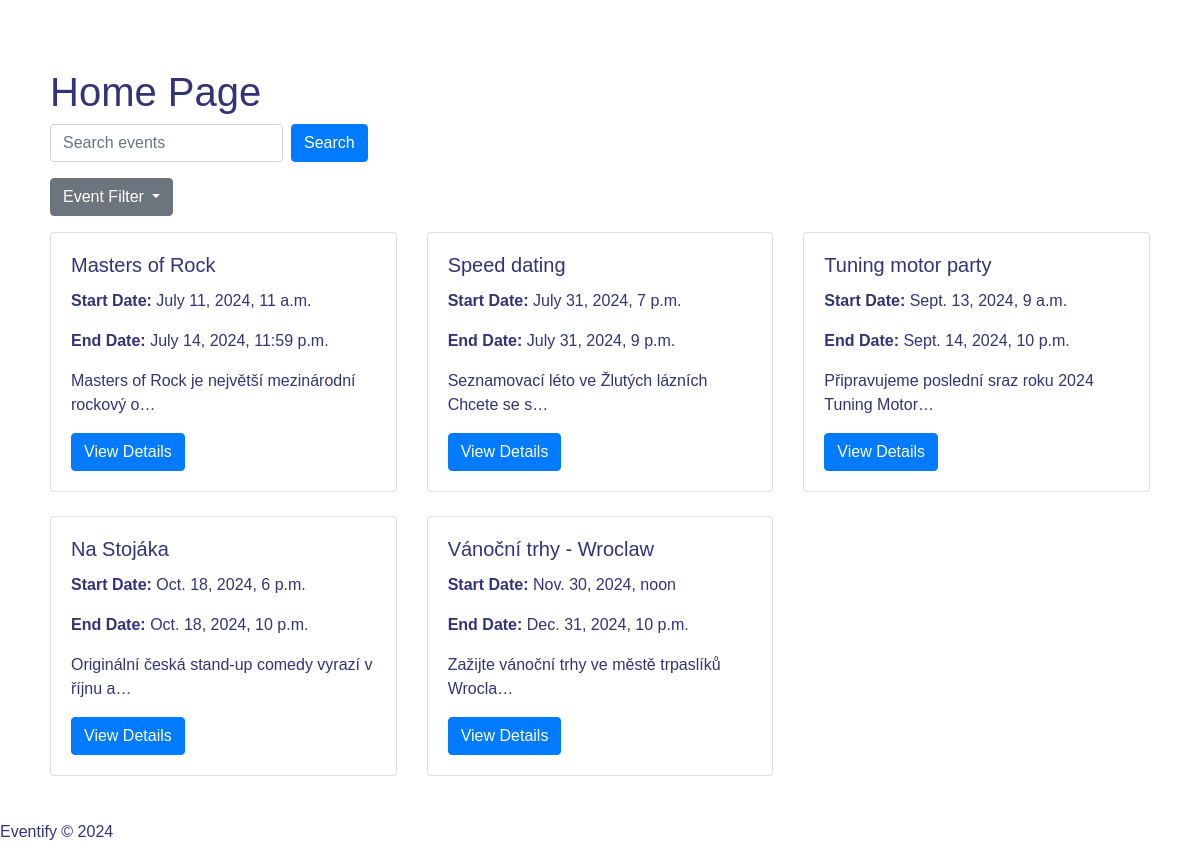
The page /events/future/ on the database its author committed.
### viewer/models.py (models this page shows, shortened)
class Event(models.Model):
    title = models.CharField(
        max_length=100,
        validators=[MinLengthValidator(20)]  # Opraveno: použití validátoru pro minimální délku
    )
    start_date = models.DateTimeField()
    end_date = models.DateTimeField()
    description = models.TextField()
    created_by = models.ForeignKey(User, on_delete=models.CASCADE, related_name='events')
    type = models.CharField(max_length=50)
    price = models.DecimalField(max_digits=10, decimal_places=2)
    location = models.CharField(max_length=200, null=True, blank=True)
    region = models.CharField(max_length=40, choices=REGION_CHOICES, default='')

### viewer/views.py (the view)
# urls.py: path('events/<str:filter_type>/', filtered_events, name='filtered_events'),
def filtered_events(request, filter_type):
    today = timezone.now().date()
    if filter_type == 'past':
        events = Event.objects.filter(end_date__lt=today).order_by('-start_date')
    elif filter_type == 'ongoing':
        events = Event.objects.filter(start_date__lte=today, end_date__gte=today).order_by('-start_date')
    elif filter_type == 'future':
        events = Event.objects.filter(start_date__gt=today).order_by('start_date')
    else:
        events = Event.objects.all().order_by('-start_date')
    context = {
        'events': events,
    }
    return render(request, 'home.html', context)

### viewer/templates/home.html (shortened to what this page needs)
<!DOCTYPE html>
{% load static %}
<html lang="en">
<head>
    <link rel="stylesheet" href="https://stackpath.bootstrapcdn.com/bootstrap/4.2.1/css/bootstrap.min.css"
>
    <link rel="stylesheet" href="{% static 'viewer/style.css' %}">
</head>
<body>
    <div class="container mt-5">
        <h1>Home Page</h1>
        <form action="{% url 'search_events' %}" method="get" class="form-inline mb-3">
            <div class="form-group mr-2">
                <input type="text" class="form-control" name="search_query" placeholder="Search events">
            </div>
            <button type="submit" class="btn btn-primary">Search</button>
        </form>
        <div class="dropdown mb-3">
            <button class="btn btn-secondary dropdown-toggle" type="button" id="eventFilterDropdown" data-toggle="dropdown" aria-haspopup="true" aria-expanded="false">
                Event Filter
            </button>
        </div>
        <div class="row">
            {% for event in events %}
            <div class="col-md-4 mb-4">
                <div class="card">
                    <div class="card-body">
                        <h5 class="card-title">{{ event.title }}</h5>
                        <p class="card-text"><strong>Start Date:</strong> {{ event.start_date }}</p>
                        <p class="card-text"><strong>End Date:</strong> {{ event.end_date }}</p>
                        <p class="card-text">{{ event.description | truncatechars:50 }}</p>
                        <a href="{% url 'event_detail' event.id %}" class="btn btn-primary">View Details</a>
                    </div>
                </div>
            </div>
            {% empty %}
            <p>No events available.</p>
            {% endfor %}
        </div>
    </div>
    {% include 'footer.html' %}
</body>
</html>

### viewer/static/viewer/style.css (style rules this page uses)
body { background-image: url('background.jpg'); background-size: cover; background-repeat: no-repeat; background-attachment: fixed; font-family: 'Arial', sans-serif; color: #337; }
.container { background: rgba(255, 255, 255, 0.8); padding: 20px; border-radius: 10px; margin-top: 30px; }

### rows shown on the page
Event: title "Masters of Rock", start_date "July 11, 2024, 11 a.m.", end_date "July 14, 2024, 11:59 p.m.", description "Masters of Rock je největší mezinárodní rockový o…"
Event: title "Speed dating", start_date "July 31, 2024, 7 p.m.", end_date "July 31, 2024, 9 p.m.", description "Seznamovací léto ve Žlutých lázních Chcete se s…"
Event: title "Tuning motor party", start_date "Sept. 13, 2024, 9 a.m.", end_date "Sept. 14, 2024, 10 p.m.", description "Připravujeme poslední sraz roku 2024 Tuning Motor…"
Event: title "Na Stojáka", start_date "Oct. 18, 2024, 6 p.m.", end_date "Oct. 18, 2024, 10 p.m.", description "Originální česká stand-up comedy vyrazí v říjnu a…"
Event: title "Vánoční trhy - Wroclaw", start_date "Nov. 30, 2024, noon", end_date "Dec. 31, 2024, 10 p.m.", description "Zažijte vánoční trhy ve městě trpaslíků Wrocla…"
